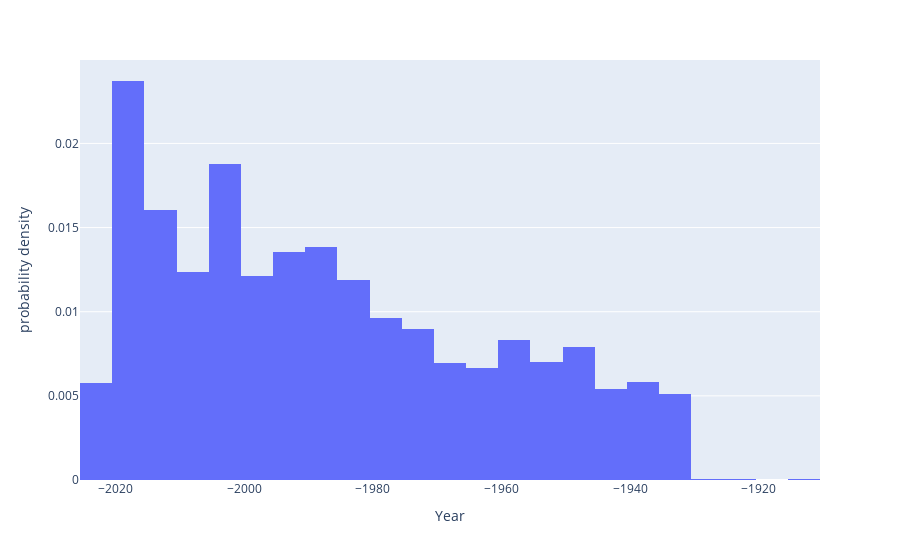

The notebook cell saved with this chart:
### Markdown cell above
Data Visualization

### Code cell
year=px.histogram(movies,x='Year', histnorm='probability density' , nbins=30)
year.show()

### Figure 1 — Plotly figure (JSON) as saved in the notebook; plotly's stock layout.template omitted (floating-point values rounded to 4 significant figures; data arrays with more than 128 entries replaced by an {"elided": "..."} marker saying what was removed)
{"data": [{"alignmentgroup": "True", "bingroup": "x", "histnorm": "probability density", "hovertemplate": "Year=%{x}<br>probability density=%{y}<extra></extra>", "legendgroup": "", "marker": {"color": "#636efa", "pattern": {"shape": ""}}, "name": "", "nbinsx": 30, "offsetgroup": "", "orientation": "v", "showlegend": false, "type": "histogram", "x": {"elided": "15509 int values"}, "xaxis": "x", "yaxis": "y"}], "layout": {"barmode": "relative", "legend": {"tracegroupgap": 0}, "margin": {"t": 60}, "xaxis": {"anchor": "y", "domain": [0, 1], "title": {"text": "Year"}}, "yaxis": {"anchor": "x", "domain": [0, 1], "title": {"text": "probability density"}}}}
